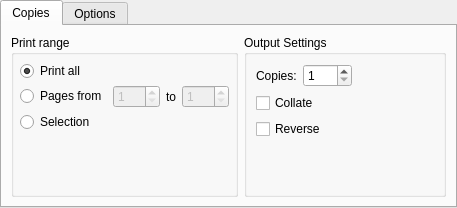
<?xml version="1.0" encoding="UTF-8"?>
<ui version="4.0">
 <class>QPrintSettingsOutput</class>
 <widget class="QWidget" name="QPrintSettingsOutput">
  <property name="geometry">
   <rect>
    <x>0</x>
    <y>0</y>
    <width>457</width>
    <height>208</height>
   </rect>
  </property>
  <property name="windowTitle">
   <string>Form</string>
  </property>
  <layout class="QHBoxLayout" name="horizontalLayout_2">
   <property name="margin" stdset="0">
    <number>0</number>
   </property>
   <item>
    <widget class="QTabWidget" name="tabs">
     <property name="currentIndex">
      <number>0</number>
     </property>
     <widget class="QWidget" name="copiesTab">
      <attribute name="title">
       <string>Copies</string>
      </attribute>
      <layout class="QHBoxLayout" name="horizontalLayout">
       <item>
        <widget class="QGroupBox" name="gbPrintRange">
         <property name="sizePolicy">
          <sizepolicy hsizetype="Preferred" vsizetype="Minimum">
           <horstretch>0</horstretch>
           <verstretch>0</verstretch>
          </sizepolicy>
         </property>
         <property name="title">
          <string>Print range</string>
         </property>
         <layout class="QVBoxLayout" name="_3">
          <property name="spacing">
           <number>4</number>
          </property>
          <property name="margin" stdset="0">
           <number>6</number>
          </property>
          <item>
           <widget class="QRadioButton" name="printAll">
            <property name="text">
             <string>Print all</string>
            </property>
            <property name="checked">
             <bool>true</bool>
            </property>
           </widget>
          </item>
          <item>
           <layout class="QHBoxLayout" name="_4">
            <property name="spacing">
             <number>6</number>
            </property>
            <property name="margin" stdset="0">
             <number>0</number>
            </property>
            <item>
             <widget class="QRadioButton" name="printRange">
              <property name="text">
               <string>Pages from</string>
              </property>
             </widget>
            </item>
            <item>
             <widget class="QSpinBox" name="from">
              <property name="enabled">
               <bool>false</bool>
              </property>
              <property name="minimum">
               <number>1</number>
              </property>
              <property name="maximum">
               <number>999</number>
              </property>
             </widget>
            </item>
            <item>
             <widget class="QLabel" name="label_3">
              <property name="text">
               <string>to</string>
              </property>
             </widget>
            </item>
            <item>
             <widget class="QSpinBox" name="to">
              <property name="enabled">
               <bool>false</bool>
              </property>
              <property name="minimum">
               <number>1</number>
              </property>
              <property name="maximum">
               <number>999</number>
              </property>
             </widget>
            </item>
            <item>
             <spacer>
              <property name="orientation">
               <enum>Qt::Orientation::Horizontal</enum>
              </property>
              <property name="sizeHint" stdset="0">
               <size>
                <width>0</width>
                <height>20</height>
               </size>
              </property>
             </spacer>
            </item>
           </layout>
          </item>
          <item>
           <widget class="QRadioButton" name="printSelection">
            <property name="text">
             <string>Selection</string>
            </property>
           </widget>
          </item>
          <item>
           <spacer name="verticalSpacer">
            <property name="orientation">
             <enum>Qt::Orientation::Vertical</enum>
            </property>
            <property name="sizeHint" stdset="0">
             <size>
              <width>1</width>
              <height>1</height>
             </size>
            </property>
           </spacer>
          </item>
         </layout>
        </widget>
       </item>
       <item>
        <widget class="QGroupBox" name="groupBox">
         <property name="title">
          <string>Output Settings</string>
         </property>
         <layout class="QGridLayout" name="gridLayout">
          <item row="0" column="0">
           <widget class="QLabel" name="label">
            <property name="text">
             <string>Copies:</string>
            </property>
            <property name="buddy">
             <cstring>copies</cstring>
            </property>
           </widget>
          </item>
          <item row="0" column="1" colspan="2">
           <widget class="QSpinBox" name="copies">
            <property name="minimum">
             <number>1</number>
            </property>
            <property name="maximum">
             <number>999</number>
            </property>
           </widget>
          </item>
          <item row="0" column="3">
           <spacer name="horizontalSpacer">
            <property name="orientation">
             <enum>Qt::Orientation::Horizontal</enum>
            </property>
            <property name="sizeHint" stdset="0">
             <size>
              <width>91</width>
              <height>20</height>
             </size>
            </property>
           </spacer>
          </item>
          <item row="1" column="0" colspan="2">
           <widget class="QCheckBox" name="collate">
            <property name="text">
             <string>Collate</string>
            </property>
           </widget>
          </item>
          <item row="1" column="2" rowspan="2" colspan="2">
           <widget class="QLabel" name="outputIcon">
            <property name="sizePolicy">
             <sizepolicy hsizetype="Ignored" vsizetype="Ignored">
              <horstretch>0</horstretch>
              <verstretch>0</verstretch>
             </sizepolicy>
            </property>
           </widget>
          </item>
          <item row="2" column="0" colspan="2">
           <widget class="QCheckBox" name="reverse">
            <property name="text">
             <string>Reverse</string>
            </property>
           </widget>
          </item>
          <item row="3" column="0" colspan="4">
           <spacer name="verticalSpacer_2">
            <property name="orientation">
             <enum>Qt::Orientation::Vertical</enum>
            </property>
            <property name="sizeHint" stdset="0">
             <size>
              <width>0</width>
              <height>1</height>
             </size>
            </property>
           </spacer>
          </item>
         </layout>
        </widget>
       </item>
      </layout>
     </widget>
     <widget class="QWidget" name="optionsTab">
      <attribute name="title">
       <string>Options</string>
      </attribute>
      <layout class="QGridLayout" name="gridLayout_2">
       <item row="0" column="1">
        <widget class="QGroupBox" name="colorMode">
         <property name="title">
          <string>Color Mode</string>
         </property>
         <layout class="QGridLayout" name="gridLayout_4">
          <item row="2" column="0">
           <spacer name="verticalSpacer_6">
            <property name="orientation">
             <enum>Qt::Orientation::Vertical</enum>
            </property>
            <property name="sizeHint" stdset="0">
             <size>
              <width>1</width>
              <height>0</height>
             </size>
            </property>
           </spacer>
          </item>
          <item row="0" column="0">
           <widget class="QRadioButton" name="color">
            <property name="text">
             <string>Color</string>
            </property>
           </widget>
          </item>
          <item row="0" column="1" rowspan="3">
           <widget class="QLabel" name="colorIcon"/>
          </item>
          <item row="1" column="0">
           <widget class="QRadioButton" name="grayscale">
            <property name="text">
             <string>Grayscale</string>
            </property>
           </widget>
          </item>
         </layout>
        </widget>
       </item>
       <item row="0" column="0">
        <widget class="QGroupBox" name="duplex">
         <property name="title">
          <string>Duplex Printing</string>
         </property>
         <layout class="QVBoxLayout" name="verticalLayout">
          <item>
           <widget class="QRadioButton" name="noDuplex">
            <property name="text">
             <string>None</string>
            </property>
            <property name="checked">
             <bool>true</bool>
            </property>
           </widget>
          </item>
          <item>
           <widget class="QRadioButton" name="duplexLong">
            <property name="text">
             <string>Long side</string>
            </property>
           </widget>
          </item>
          <item>
           <widget class="QRadioButton" name="duplexShort">
            <property name="text">
             <string>Short side</string>
            </property>
           </widget>
          </item>
          <item>
           <spacer name="verticalSpacer">
            <property name="orientation">
             <enum>Qt::Orientation::Vertical</enum>
            </property>
            <property name="sizeHint" stdset="0">
             <size>
              <width>1</width>
              <height>0</height>
             </size>
            </property>
           </spacer>
          </item>
         </layout>
        </widget>
       </item>
      </layout>
     </widget>
    </widget>
   </item>
  </layout>
 </widget>
 <resources/>
 <connections>
  <connection>
   <sender>printRange</sender>
   <signal>toggled(bool)</signal>
   <receiver>from</receiver>
   <slot>setEnabled(bool)</slot>
   <hints>
    <hint type="sourcelabel">
     <x>76</x>
     <y>59</y>
    </hint>
    <hint type="destinationlabel">
     <x>122</x>
     <y>57</y>
    </hint>
   </hints>
  </connection>
  <connection>
   <sender>printRange</sender>
   <signal>toggled(bool)</signal>
   <receiver>to</receiver>
   <slot>setEnabled(bool)</slot>
   <hints>
    <hint type="sourcelabel">
     <x>69</x>
     <y>67</y>
    </hint>
    <hint type="destinationlabel">
     <x>215</x>
     <y>67</y>
    </hint>
   </hints>
  </connection>
 </connections>
</ui>
